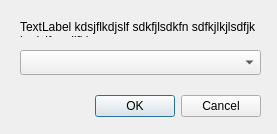
<?xml version="1.0" encoding="UTF-8"?>
<ui version="4.0">
 <class>dialog_combo</class>
 <widget class="QDialog" name="dialog_combo">
  <property name="geometry">
   <rect>
    <x>0</x>
    <y>0</y>
    <width>277</width>
    <height>134</height>
   </rect>
  </property>
  <property name="windowTitle">
   <string>Dialog</string>
  </property>
  <widget class="QDialogButtonBox" name="button_next">
   <property name="geometry">
    <rect>
     <x>20</x>
     <y>90</y>
     <width>241</width>
     <height>32</height>
    </rect>
   </property>
   <property name="orientation">
    <enum>Qt::Horizontal</enum>
   </property>
   <property name="standardButtons">
    <set>QDialogButtonBox::Cancel|QDialogButtonBox::Ok</set>
   </property>
  </widget>
  <widget class="QComboBox" name="combo_selection">
   <property name="geometry">
    <rect>
     <x>20</x>
     <y>50</y>
     <width>241</width>
     <height>25</height>
    </rect>
   </property>
  </widget>
  <widget class="QLabel" name="label_content">
   <property name="geometry">
    <rect>
     <x>20</x>
     <y>20</y>
     <width>241</width>
     <height>17</height>
    </rect>
   </property>
   <property name="text">
    <string>TextLabel kdsjflkdjslf sdkfjlsdkfn sdfkjlkjlsdfjk  kadsjf asdlfkl;</string>
   </property>
   <property name="alignment">
    <set>Qt::AlignLeading|Qt::AlignLeft|Qt::AlignTop</set>
   </property>
   <property name="wordWrap">
    <bool>true</bool>
   </property>
  </widget>
 </widget>
 <resources/>
 <connections>
  <connection>
   <sender>button_next</sender>
   <signal>accepted()</signal>
   <receiver>dialog_combo</receiver>
   <slot>accept()</slot>
   <hints>
    <hint type="sourcelabel">
     <x>248</x>
     <y>254</y>
    </hint>
    <hint type="destinationlabel">
     <x>157</x>
     <y>274</y>
    </hint>
   </hints>
  </connection>
  <connection>
   <sender>button_next</sender>
   <signal>rejected()</signal>
   <receiver>dialog_combo</receiver>
   <slot>reject()</slot>
   <hints>
    <hint type="sourcelabel">
     <x>316</x>
     <y>260</y>
    </hint>
    <hint type="destinationlabel">
     <x>286</x>
     <y>274</y>
    </hint>
   </hints>
  </connection>
 </connections>
</ui>
